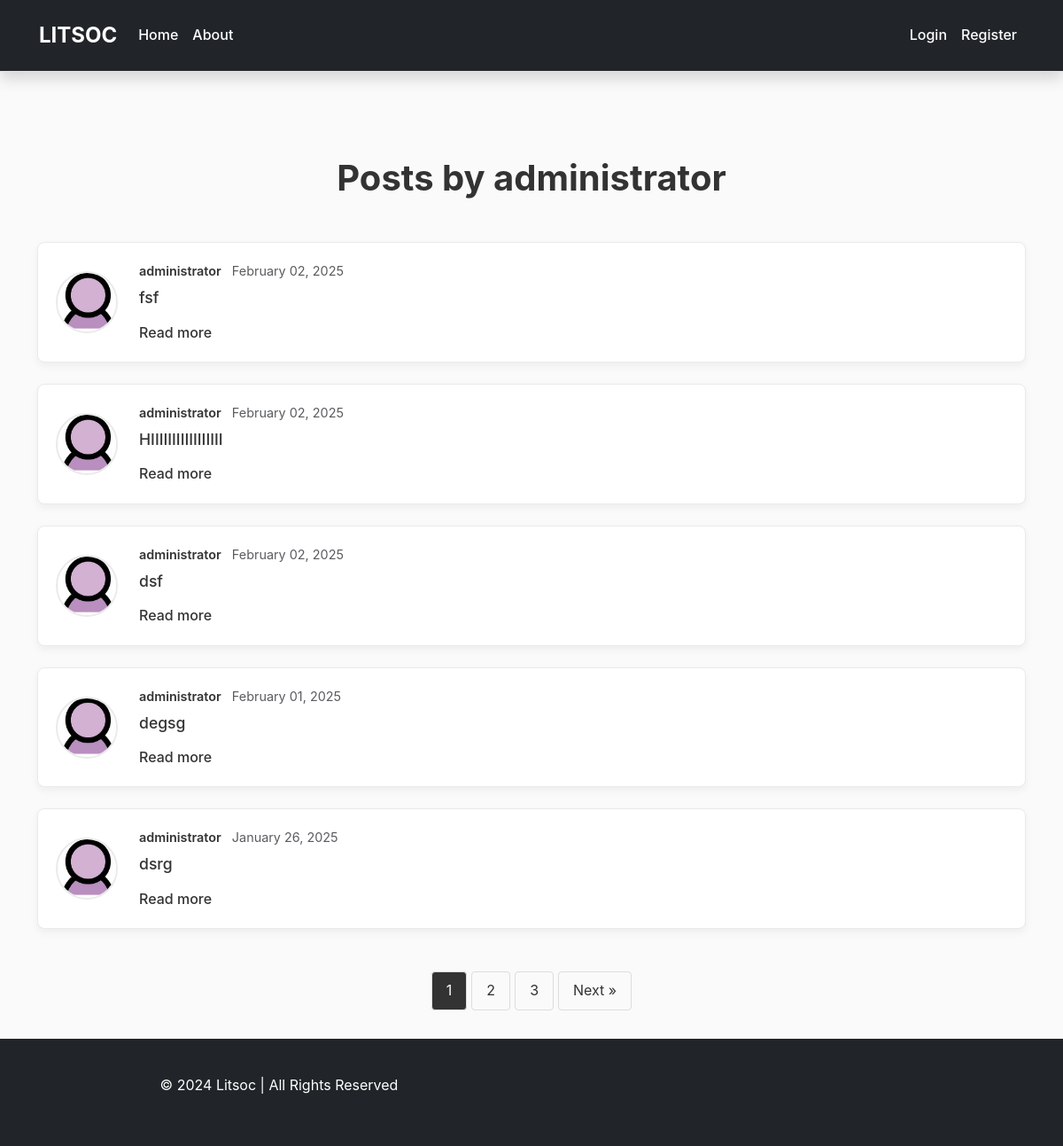
Page /user/administrator on the committed database.
### new/models.py (models this page shows, shortened)
class User(db.Model, UserMixin):
    id = db.Column(db.Integer, primary_key=True)
    username = db.Column(db.String(20), unique=True, nullable=False)
    email = db.Column(db.String(120), unique=True, nullable=False)
    image_file = db.Column(db.String(20), nullable=False, default='default.jpg')
    password = db.Column(db.String(60), nullable=False)
    posts = db.relationship('Post', backref='author', lazy=True)

class Post(db.Model):
    id = db.Column(db.Integer, primary_key=True)
    title = db.Column(db.String(100), nullable=False)
    date_posted = db.Column(db.DateTime, nullable=False, default=datetime.utcnow)
    content = db.Column(db.Text, nullable=False)  # Content will store HTML from Quill
    media_filename = db.Column(db.String(120), nullable=True)  # Store filename of uploaded media
    user_id = db.Column(db.Integer, db.ForeignKey('user.id'), nullable=False)

### new/users/routes.py (the view)
@users.route('/user/<string:username>')
def user_posts(username):
    page = request.args.get('page', 1, type=int)
    user = User.query.filter_by(username=username).first_or_404()
    posts = Post.query.filter_by(author=user).order_by(Post.date_posted.desc()).paginate(per_page = 5, page=page)
    return render_template('user_post.html', posts=posts, user=user)

### new/templates/user_post.html (shortened to what this page needs)
{% extends "layout.html" %}
{% block content %}
<div class="container mt-5">
    <h1 class="text-center mb-5">Posts by {{ user.username }}</h1>
    <div class="posts-container">
        {% for post in posts.items %}
        <article class="post-card mb-4">
            <div class="post-card-body d-flex align-items-center">
                <img class="author-img"
                     src="{{ url_for('static', filename = 'profile_pics/' + post.author.image_file) }}"
                     alt="{{ post.author.username }}">
                <div class="post-content ms-4">
                    <div class="post-metadata mb-2">
                        <a href="{{ url_for('users.user_posts', username = post.author.username) }}"
                           class="author-link">{{ post.author.username }}</a>
                        <span class="text-muted">{{ post.date_posted.strftime('%B %d, %Y') }}</span>
                    </div>
                    <h2 class="post-title mb-3">
                        <a href="{{ url_for('posts.post_detail', post_id = post.id) }}">{{ post.title }}</a>
                    </h2>
                    <p class="post-excerpt">
                        <a href="{{ url_for('posts.post_detail', post_id = post.id) }}" class="read-more-link">Read more</a>
                    </p>
                </div>
            </div>
        </article>
        {% endfor %}
    </div>
    <div class="pagination-controls d-flex justify-content-center mt-4">
        {% for page_num in posts.iter_pages(left_edge=1, right_edge=1, left_current=1, right_current=2) %}
        {% if page_num %}
            {% if posts.page == page_num %}
            <span class="pagination-btn active">{{ page_num }}</span>
            {% else %}
            <a class="pagination-btn" href="{{ url_for('users.user_posts', username=user.username, page=page_num) }}">
                {{ page_num }}
            </a>
            {% endif %}
        {% else %}
            <span class="pagination-ellipsis">...</span>
        {% endif %}
        {% endfor %}
        {% if posts.has_next %}
        <a class="pagination-btn next-btn" href="{{ url_for('users.user_posts', username=user.username, page=posts.next_num) }}">
            Next &raquo;
        </a>
        {% endif %}
    </div>
</div>
{% endblock content %}

### new/templates/layout.html (shortened to what this page needs)
<!DOCTYPE html>
<html lang="en">
<head>
    <link href="https://cdn.jsdelivr.net/npm/bootstrap@5.3.3/dist/css/bootstrap.min.css" rel="stylesheet">
    <link rel="stylesheet" type="text/css" href="{{ url_for('static', filename='layout.css') }}">
</head>
<body>
    <header class="site-header">
        <nav class="navbar navbar-expand-md navbar-dark sticky-top bg-dark shadow">
            <div class="container-fluid">
                <a class="navbar-brand" href="/">LITSOC</a>
                <div class="collapse navbar-collapse" id="navbarToggle">
                    <ul class="navbar-nav me-auto">
                        <li class="nav-item"><a class="nav-link" href="{{ url_for('main.home') }}">Home</a></li>
                        <li class="nav-item"><a class="nav-link" href="{{ url_for('main.about') }}">About</a></li>
                    </ul>
                    <ul class="navbar-nav">
                        {% if current_user.is_authenticated %}
                        <li class="nav-item"><a class="nav-link" href="{{ url_for('posts.new_post') }}"><i class="fas fa-pencil-alt"></i> Post</a></li>
                        <li class="nav-item"><a class="nav-link" href="{{ url_for('users.account') }}"><i class="fas fa-user"></i> Account</a></li>
                        <li class="nav-item"><a class="nav-link" href="{{ url_for('users.logout') }}"><i class="fas fa-sign-out-alt"></i> Logout</a></li>
                        {% else %}
                        <li class="nav-item"><a class="nav-link" href="{{ url_for('users.login') }}"> Login</a></li>
                        <li class="nav-item"><a class="nav-link" href="{{ url_for('users.register') }}"> Register</a></li>
                        {% endif %}
                    </ul>
                </div>
            </div>
        </nav>
    </header>
    <main role="main" class="container-fluid mt-5">
        <div class="row">
            <div class="col-md-8" id = 'box'>
                {% block content %}
                {% endblock %}
            </div>
        </div>
    </main>
    <footer class="bg-dark text-white">
        <div class="container py-4">
            <div class="row">
                <div class="col-md-6">
                    <p>&copy; 2024 Litsoc | All Rights Reserved</p>
                </div>
                <div class="col-md-6 text-md-end">
                </div>
            </div>
        </div>
    </footer>
</body>
</html>

### new/static/layout.css (style rules this page uses)
body { font-family: 'Inter', -apple-system, BlinkMacSystemFont, 'Segoe UI', Roboto, sans-serif; background-color: #fafafa; color: #333; line-height: 1.6; margin: 0; padding: 0; }
.navbar { background-color: #f8f9fa; border-bottom: 1px solid #ddd; padding: 1rem 2rem; }
.navbar-brand { color: #fff; font-weight: 700; font-size: 1.5rem; transition: color 0.3s ease, transform 0.3s ease; }
.nav-link { color: #fff; font-weight: 500; transition: color 0.3s ease, transform 0.3s ease; }
footer { background-color: #f8f9fa; color: #333; padding: 1rem 0; text-align: center; margin-top: 50px; }
#box { width:100%; }
* { scrollbar-width: thin; scrollbar-color: #888 #f1f1f1; }

### new/templates/layout.html (style rules this page uses)
body { min-height: 100vh; display: flex; flex-direction: column; margin: 0; }
main { flex: 1 0 auto; }
footer { flex-shrink: 0; margin-top: auto; }

### new/templates/user_post.html (style rules this page uses)
h1 { font-size: 2.5rem; font-weight: bold; }
.post-card { background-color: #fff; border: 1px solid #eaeaea; border-radius: 8px; box-shadow: 0 4px 10px rgba(0, 0, 0, 0.05); padding: 20px; transition: transform 0.3s ease, box-shadow 0.3s ease; height: auto; overflow: hidden; }
.author-img { width: 70px; height: 70px; object-fit: cover; border-radius: 50%; border: 2px solid #eaeaea; }
.post-content { flex: 1; margin-left: 20px; }
.post-metadata { font-size: 0.9rem; color: #777; }
.author-link { color: #333; font-weight: 600; text-decoration: none; margin-right: 8px; }
.post-title { font-size: 1.1rem; margin: 0; white-space: nowrap; overflow: hidden; text-overflow: ellipsis; }
.post-title a { color: #333; text-decoration: none; }
.post-excerpt { font-size: 1rem; color: #555; margin: 0; max-width: 350px; }
.pagination-controls { gap: 5px; margin-bottom: 2rem; }
.pagination-btn { padding: 8px 16px; text-decoration: none; color: #333; border: 1px solid #ddd; border-radius: 4px; }
.pagination-btn.active { background-color: #333; color: white; }
.read-more-link { color: #333; font-weight: 500; font-size: medium; text-decoration: none; }
.container { display: flex; flex-direction: column; }
.posts-container { flex: 1; }

### rows in the picture
User: username "administrator"
Post: image_file (placeholder picture), author.username "administrator", date_posted "February 02, 2025", title "fsf"
Post: image_file (placeholder picture), author.username "administrator", date_posted "February 02, 2025", title "HIIIIIIIIIIIIIIIII"
Post: image_file (placeholder picture), author.username "administrator", date_posted "February 02, 2025", title "dsf"
Post: image_file (placeholder picture), author.username "administrator", date_posted "February 01, 2025", title "degsg"
Post: image_file (placeholder picture), author.username "administrator", date_posted "January 26, 2025", title "dsrg"

### other values in the picture
{{ page_num }} "1"
{{ page_num }} "2" "3"
